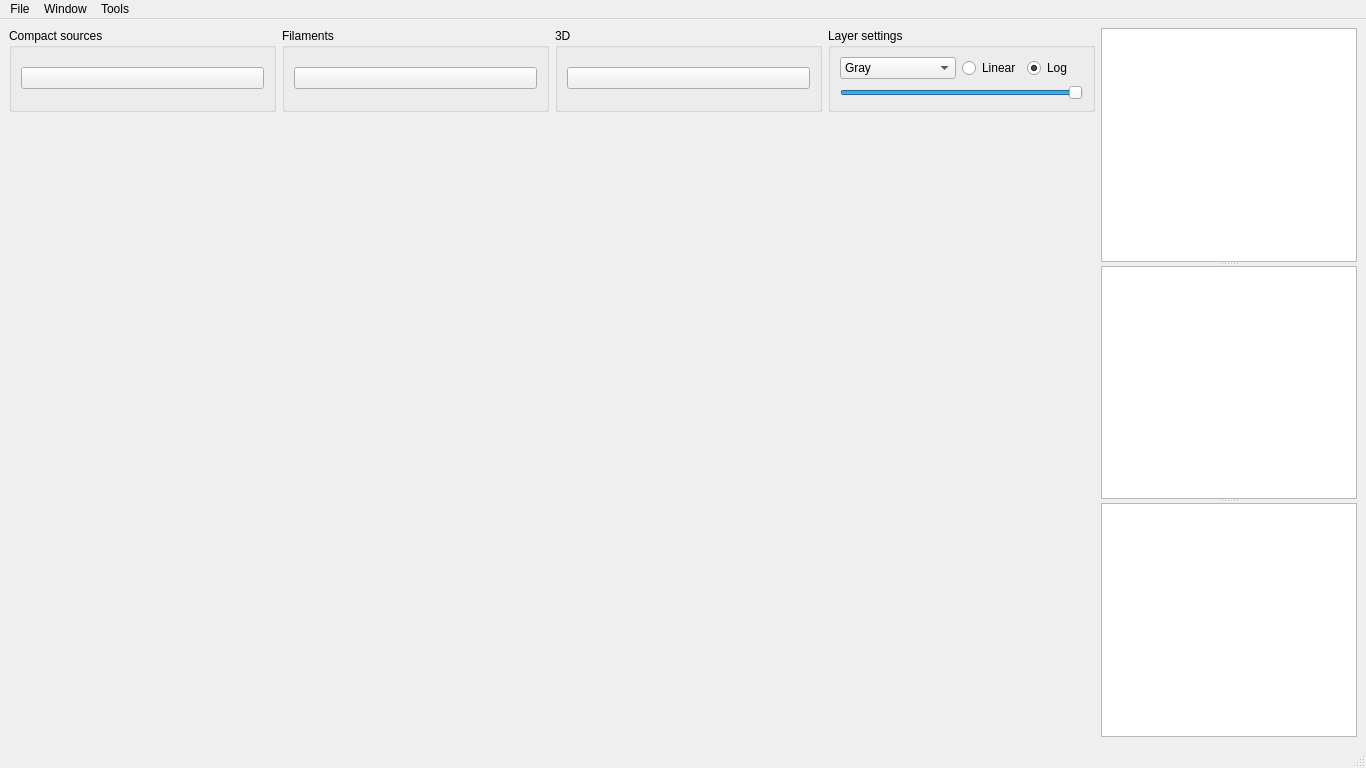
<?xml version="1.0" encoding="UTF-8"?>
<ui version="4.0">
 <class>vtkWindowImage</class>
 <widget class="QMainWindow" name="vtkWindowImage">
  <property name="geometry">
   <rect>
    <x>0</x>
    <y>0</y>
    <width>1366</width>
    <height>768</height>
   </rect>
  </property>
  <property name="windowTitle">
   <string>Image visualization</string>
  </property>
  <widget class="QWidget" name="widget">
   <layout class="QHBoxLayout" name="_2">
    <item>
     <widget class="QSplitter" name="splitter_2">
      <property name="orientation">
       <enum>Qt::Horizontal</enum>
      </property>
      <widget class="QWidget" name="layoutWidget">
       <layout class="QVBoxLayout" name="_3">
        <item>
         <layout class="QHBoxLayout" name="_4">
          <item>
           <widget class="QGroupBox" name="compactSourcesGroupBox">
            <property name="sizePolicy">
             <sizepolicy hsizetype="Expanding" vsizetype="Preferred">
              <horstretch>0</horstretch>
              <verstretch>0</verstretch>
             </sizepolicy>
            </property>
            <property name="minimumSize">
             <size>
              <width>150</width>
              <height>0</height>
             </size>
            </property>
            <property name="title">
             <string>Compact sources</string>
            </property>
            <layout class="QVBoxLayout" name="verticalLayout">
             <item>
              <widget class="QPushButton" name="sourcesBtn">
               <property name="sizePolicy">
                <sizepolicy hsizetype="Expanding" vsizetype="Fixed">
                 <horstretch>0</horstretch>
                 <verstretch>0</verstretch>
                </sizepolicy>
               </property>
               <property name="icon">
                <iconset resource="../visivo.qrc">
                 <normaloff>:/icons/rect-select.png</normaloff>:/icons/rect-select.png</iconset>
               </property>
               <property name="iconSize">
                <size>
                 <width>50</width>
                 <height>20</height>
                </size>
               </property>
              </widget>
             </item>
            </layout>
           </widget>
          </item>
          <item>
           <widget class="QGroupBox" name="filamentsGroupBox">
            <property name="sizePolicy">
             <sizepolicy hsizetype="Expanding" vsizetype="Preferred">
              <horstretch>0</horstretch>
              <verstretch>0</verstretch>
             </sizepolicy>
            </property>
            <property name="minimumSize">
             <size>
              <width>150</width>
              <height>0</height>
             </size>
            </property>
            <property name="title">
             <string>Filaments</string>
            </property>
            <layout class="QVBoxLayout" name="verticalLayout_2">
             <item>
              <widget class="QPushButton" name="filamentsBtn">
               <property name="sizePolicy">
                <sizepolicy hsizetype="MinimumExpanding" vsizetype="Fixed">
                 <horstretch>0</horstretch>
                 <verstretch>0</verstretch>
                </sizepolicy>
               </property>
               <property name="icon">
                <iconset resource="../visivo.qrc">
                 <normaloff>:/icons/rect-select.png</normaloff>:/icons/rect-select.png</iconset>
               </property>
               <property name="iconSize">
                <size>
                 <width>50</width>
                 <height>20</height>
                </size>
               </property>
              </widget>
             </item>
            </layout>
           </widget>
          </item>
          <item>
           <widget class="QGroupBox" name="tdGroupBox">
            <property name="sizePolicy">
             <sizepolicy hsizetype="Expanding" vsizetype="Preferred">
              <horstretch>0</horstretch>
              <verstretch>0</verstretch>
             </sizepolicy>
            </property>
            <property name="minimumSize">
             <size>
              <width>150</width>
              <height>0</height>
             </size>
            </property>
            <property name="title">
             <string>3D</string>
            </property>
            <layout class="QVBoxLayout" name="verticalLayout_3">
             <item>
              <widget class="QPushButton" name="tdSourcesBtn">
               <property name="sizePolicy">
                <sizepolicy hsizetype="MinimumExpanding" vsizetype="Fixed">
                 <horstretch>0</horstretch>
                 <verstretch>0</verstretch>
                </sizepolicy>
               </property>
               <property name="icon">
                <iconset resource="../visivo.qrc">
                 <normaloff>:/icons/rect-select.png</normaloff>:/icons/rect-select.png</iconset>
               </property>
               <property name="iconSize">
                <size>
                 <width>50</width>
                 <height>20</height>
                </size>
               </property>
              </widget>
             </item>
            </layout>
           </widget>
          </item>
          <item>
           <widget class="QGroupBox" name="layerSettingsGroupBox">
            <property name="title">
             <string>Layer settings</string>
            </property>
            <layout class="QVBoxLayout" name="_8">
             <item>
              <layout class="QHBoxLayout" name="LutLayout">
               <item>
                <widget class="QComboBox" name="lutComboBox">
                 <item>
                  <property name="text">
                   <string>Gray</string>
                  </property>
                 </item>
                 <item>
                  <property name="text">
                   <string>Default</string>
                  </property>
                 </item>
                 <item>
                  <property name="text">
                   <string>Default Step</string>
                  </property>
                 </item>
                 <item>
                  <property name="text">
                   <string>EField</string>
                  </property>
                 </item>
                 <item>
                  <property name="text">
                   <string>Glow</string>
                  </property>
                 </item>
                 <item>
                  <property name="text">
                   <string>MinMax</string>
                  </property>
                 </item>
                 <item>
                  <property name="text">
                   <string>PhysicsContour</string>
                  </property>
                 </item>
                 <item>
                  <property name="text">
                   <string>PureRed</string>
                  </property>
                 </item>
                 <item>
                  <property name="text">
                   <string>PureGreen</string>
                  </property>
                 </item>
                 <item>
                  <property name="text">
                   <string>PureBlue</string>
                  </property>
                 </item>
                 <item>
                  <property name="text">
                   <string>Run1</string>
                  </property>
                 </item>
                 <item>
                  <property name="text">
                   <string>Run2</string>
                  </property>
                 </item>
                 <item>
                  <property name="text">
                   <string>Sar</string>
                  </property>
                 </item>
                 <item>
                  <property name="text">
                   <string>Temperature</string>
                  </property>
                 </item>
                 <item>
                  <property name="text">
                   <string>TenStep</string>
                  </property>
                 </item>
                 <item>
                  <property name="text">
                   <string>VolRenGlow</string>
                  </property>
                 </item>
                 <item>
                  <property name="text">
                   <string>VolRenGreen</string>
                  </property>
                 </item>
                 <item>
                  <property name="text">
                   <string>VolRenRGB</string>
                  </property>
                 </item>
                 <item>
                  <property name="text">
                   <string>VolRenTwoLev</string>
                  </property>
                 </item>
                 <item>
                  <property name="text">
                   <string>AllYellow</string>
                  </property>
                 </item>
                 <item>
                  <property name="text">
                   <string>AllCyan</string>
                  </property>
                 </item>
                 <item>
                  <property name="text">
                   <string>AllViolet</string>
                  </property>
                 </item>
                 <item>
                  <property name="text">
                   <string>AllWhite</string>
                  </property>
                 </item>
                 <item>
                  <property name="text">
                   <string>AllBlack</string>
                  </property>
                 </item>
                 <item>
                  <property name="text">
                   <string>AllRed</string>
                  </property>
                 </item>
                 <item>
                  <property name="text">
                   <string>AllGreen</string>
                  </property>
                 </item>
                 <item>
                  <property name="text">
                   <string>AllBlu</string>
                  </property>
                 </item>
                </widget>
               </item>
               <item>
                <widget class="QRadioButton" name="linearRadioBtn">
                 <property name="text">
                  <string>Linear</string>
                 </property>
                </widget>
               </item>
               <item>
                <widget class="QRadioButton" name="logRadioBtn">
                 <property name="text">
                  <string>Log</string>
                 </property>
                 <property name="checked">
                  <bool>true</bool>
                 </property>
                </widget>
               </item>
              </layout>
             </item>
             <item>
              <layout class="QHBoxLayout" name="_9">
               <item>
                <widget class="QSlider" name="opacitySlider">
                 <property name="value">
                  <number>99</number>
                 </property>
                 <property name="orientation">
                  <enum>Qt::Horizontal</enum>
                 </property>
                </widget>
               </item>
              </layout>
             </item>
            </layout>
           </widget>
          </item>
         </layout>
        </item>
        <item>
         <layout class="QHBoxLayout" name="_10">
          <item>
           <widget class="QVTKOpenGLNativeWidget" name="qVtk" native="true">
            <property name="sizePolicy">
             <sizepolicy hsizetype="Expanding" vsizetype="Expanding">
              <horstretch>0</horstretch>
              <verstretch>0</verstretch>
             </sizepolicy>
            </property>
           </widget>
          </item>
         </layout>
        </item>
       </layout>
      </widget>
     </widget>
    </item>
    <item>
     <widget class="QSplitter" name="splitter">
      <property name="orientation">
       <enum>Qt::Vertical</enum>
      </property>
      <widget class="QTableWidget" name="vlkbInventoryTable">
       <property name="selectionBehavior">
        <enum>QAbstractItemView::SelectRows</enum>
       </property>
       <property name="textElideMode">
        <enum>Qt::ElideMiddle</enum>
       </property>
       <property name="columnCount">
        <number>2</number>
       </property>
       <attribute name="horizontalHeaderVisible">
        <bool>false</bool>
       </attribute>
       <attribute name="verticalHeaderVisible">
        <bool>false</bool>
       </attribute>
       <column>
        <property name="text">
         <string>Survey</string>
        </property>
       </column>
       <column>
        <property name="text">
         <string>Species</string>
        </property>
       </column>
      </widget>
      <widget class="QTableWidget" name="sourcesTable">
       <property name="selectionMode">
        <enum>QAbstractItemView::SingleSelection</enum>
       </property>
       <property name="selectionBehavior">
        <enum>QAbstractItemView::SelectRows</enum>
       </property>
       <attribute name="horizontalHeaderVisible">
        <bool>false</bool>
       </attribute>
       <column>
        <property name="text">
         <string>Selected</string>
        </property>
       </column>
       <column>
        <property name="text">
         <string>Name</string>
        </property>
       </column>
      </widget>
      <widget class="QListWidget" name="layersList">
       <property name="dragDropMode">
        <enum>QAbstractItemView::InternalMove</enum>
       </property>
       <property name="alternatingRowColors">
        <bool>true</bool>
       </property>
      </widget>
     </widget>
    </item>
   </layout>
  </widget>
  <widget class="QMenuBar" name="menuBar">
   <property name="geometry">
    <rect>
     <x>0</x>
     <y>0</y>
     <width>1366</width>
     <height>23</height>
    </rect>
   </property>
   <widget class="QMenu" name="menuFile">
    <property name="title">
     <string>File</string>
    </property>
    <widget class="QMenu" name="menuAdd_compact_sources">
     <property name="title">
      <string>Add compact sources</string>
     </property>
     <addaction name="actionLocal"/>
     <addaction name="actionRemote"/>
     <addaction name="action3D"/>
    </widget>
    <addaction name="menuAdd_compact_sources"/>
    <addaction name="actionSave_session"/>
   </widget>
   <widget class="QMenu" name="menuWindow">
    <property name="title">
     <string>Window</string>
    </property>
    <widget class="QMenu" name="menuMode">
     <property name="title">
      <string>Mode</string>
     </property>
     <addaction name="actionNormal"/>
     <addaction name="actionSelect"/>
    </widget>
    <addaction name="actionInfo"/>
    <addaction name="menuMode"/>
   </widget>
   <widget class="QMenu" name="menuTools">
    <property name="title">
     <string>Tools</string>
    </property>
    <addaction name="actionCAESAR"/>
   </widget>
   <addaction name="menuFile"/>
   <addaction name="menuWindow"/>
   <addaction name="menuTools"/>
  </widget>
  <widget class="QStatusBar" name="statusBar"/>
  <action name="actionSave_session">
   <property name="text">
    <string>Save session</string>
   </property>
  </action>
  <action name="actionInfo">
   <property name="text">
    <string>Info</string>
   </property>
  </action>
  <action name="actionCAESAR">
   <property name="text">
    <string>CAESAR</string>
   </property>
  </action>
  <action name="actionLocal">
   <property name="text">
    <string>Local</string>
   </property>
   <property name="shortcut">
    <string>Ctrl+L</string>
   </property>
  </action>
  <action name="actionRemote">
   <property name="text">
    <string>Remote</string>
   </property>
   <property name="shortcut">
    <string>Ctrl+R</string>
   </property>
  </action>
  <action name="action3D">
   <property name="text">
    <string>3D</string>
   </property>
   <property name="shortcut">
    <string>Ctrl+3</string>
   </property>
  </action>
  <action name="actionSelect">
   <property name="text">
    <string>Select</string>
   </property>
   <property name="shortcut">
    <string>Ctrl+S</string>
   </property>
  </action>
  <action name="actionNormal">
   <property name="text">
    <string>Normal</string>
   </property>
   <property name="shortcut">
    <string>Ctrl+N</string>
   </property>
  </action>
 </widget>
 <customwidgets>
  <customwidget>
   <class>QVTKOpenGLNativeWidget</class>
   <extends>QWidget</extends>
   <header>QVTKOpenGLNativeWidget.h</header>
   <container>1</container>
  </customwidget>
 </customwidgets>
 <resources>
  <include location="../visivo.qrc"/>
 </resources>
 <connections/>
</ui>
